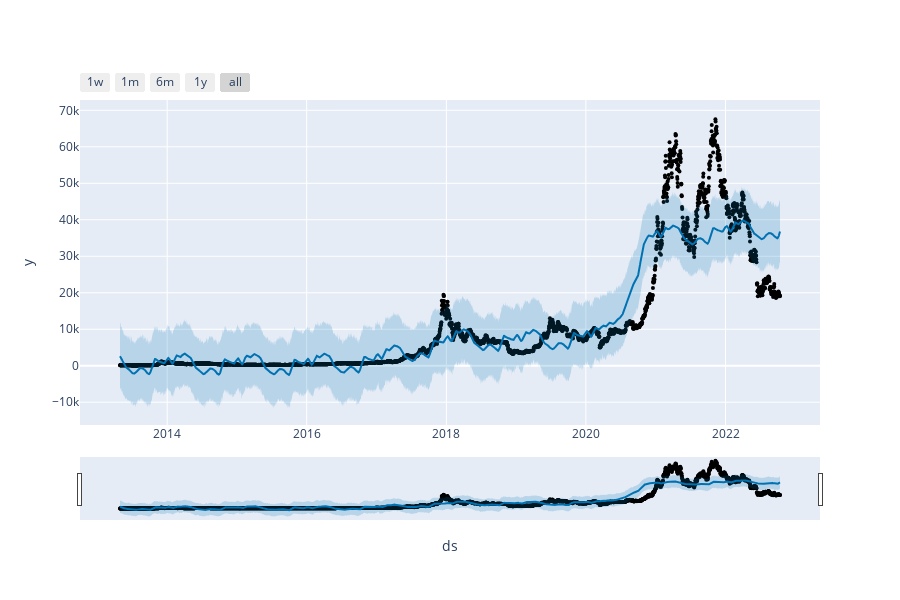

Write notebook code for a chart like this one.
### Code cell
plot_plotly(m, forecast)

### Figure 1 — Plotly figure (JSON) as saved in the notebook; plotly's stock layout.template omitted (floating-point values rounded to 4 significant figures; data arrays with more than 128 entries replaced by an {"elided": "..."} marker saying what was removed)
{"data": [{"marker": {"color": "black", "size": 4}, "mode": "markers", "name": "Actual", "type": "scatter", "x": {"elided": "3448 str values"}, "y": {"elided": "3448 float values"}}, {"hoverinfo": "skip", "line": {"width": 0}, "mode": "lines", "type": "scatter", "x": {"elided": "3448 str values"}, "y": {"elided": "3448 float values"}}, {"fill": "tonexty", "fillcolor": "rgba(0, 114, 178, 0.2)", "line": {"color": "#0072B2", "width": 2}, "mode": "lines", "name": "Predicted", "type": "scatter", "x": {"elided": "3448 str values"}, "y": {"elided": "3448 float values"}}, {"fill": "tonexty", "fillcolor": "rgba(0, 114, 178, 0.2)", "hoverinfo": "skip", "line": {"width": 0}, "mode": "lines", "type": "scatter", "x": {"elided": "3448 str values"}, "y": {"elided": "3448 float values"}}], "layout": {"height": 600, "showlegend": false, "width": 900, "xaxis": {"rangeselector": {"buttons": [{"count": 7, "label": "1w", "step": "day", "stepmode": "backward"}, {"count": 1, "label": "1m", "step": "month", "stepmode": "backward"}, {"count": 6, "label": "6m", "step": "month", "stepmode": "backward"}, {"count": 1, "label": "1y", "step": "year", "stepmode": "backward"}, {"step": "all"}]}, "rangeslider": {"visible": true}, "title": {"text": "ds"}, "type": "date"}, "yaxis": {"title": {"text": "y"}}}}
